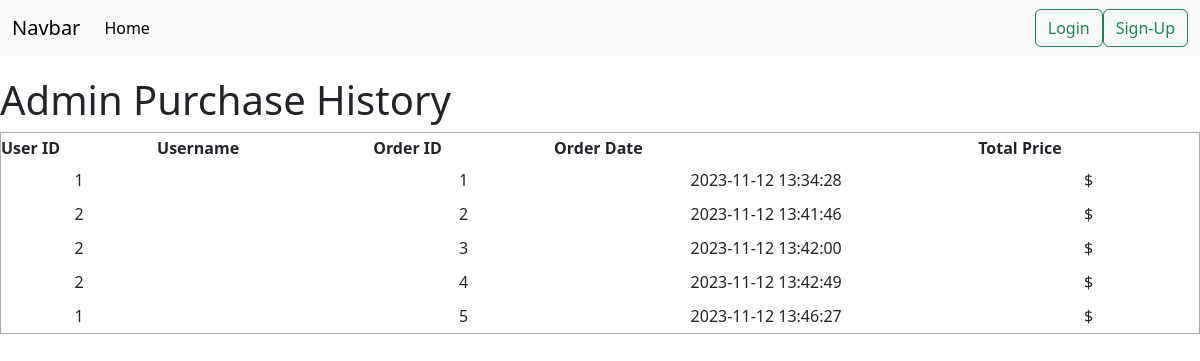
Screenshot of /purchase_history with the database file from the repository.
### tables this page shows
CREATE TABLE orders (
    order_id INTEGER PRIMARY KEY AUTOINCREMENT,
    user_id INTEGER NOT NULL,
    order_date DATETIME DEFAULT CURRENT_TIMESTAMP,
    order_price DECIMAL(10, 2) NOT NULL,
    order_payment_method VARCHAR(255) NOT NULL,
    card_id INTEGER,  
    FOREIGN KEY (user_id) REFERENCES users(user_id),
    FOREIGN KEY (card_id) REFERENCES card_details(card_id)  
);

### app.py (the view)
@app.route('/purchase_history', methods=['GET', 'POST'])
def purchase_history():
    try:
        if request.method == 'GET':
            conn = get_db_connection()
            orders = conn.execute('SELECT * FROM orders').fetchall()
            conn.close()
            return render_template('purchase_history.html', orders=orders)
    except Exception as e:
        print(str(e))
        return redirect('/')

### app.py (called while the page is built)
def get_db_connection():
    conn = sqlite3.connect('sql_database.db')
    conn.row_factory = sqlite3.Row
    return conn

### templates/purchase_history.html (shortened to what this page needs)
{% extends 'base.html' %}
{% block body %}
<body>
    <h1>Admin Purchase History</h1>
    <table>
        <thead>
            <tr>
                <th>User ID</th>
                <th>Username</th>
                <th>Order ID</th>
                <th>Order Date</th>
                <th>Total Price</th>
            </tr>
        </thead>
        <tbody>
            {% for order in orders %}
            <tr>
                <td>{{ order.user_id }}</td>
                <td>{{ order.username }}</td>
                <td>{{ order.order_id }}</td>
                <td>{{ order.order_date }}</td>
                <td>${{ order.total_price }}</td>
            </tr>
            {% endfor %}
        </tbody>
    </table>
</body>
{% endblock %}

### static/css/main.css (style rules this page uses)
* { margin: 0; padding: 0; }
body, html { height: 100%; font-family: sans-serif; }
table, td, th { border: 1px solid #aaa; }
table { border-collapse: collapse; width: 100%; }
th { height: 30px; }
td { text-align: center; padding: 5px; }

### rows the page displays
orders: user_id "1", order_id "1", order_date "2023-11-12 13:34:28"
orders: user_id "2", order_id "2", order_date "2023-11-12 13:41:46"
orders: user_id "2", order_id "3", order_date "2023-11-12 13:42:00"
orders: user_id "2", order_id "4", order_date "2023-11-12 13:42:49"
orders: user_id "1", order_id "5", order_date "2023-11-12 13:46:27"
